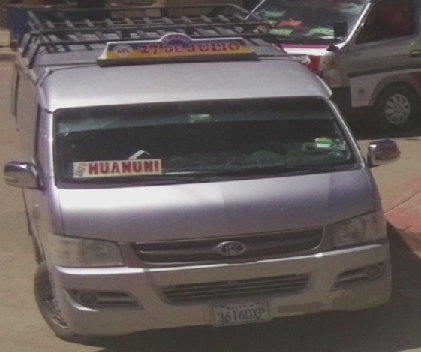
#> input picture lib/test_img.png, 421 x 352 px
$ python test_edge.py --input test_img.png
#> lines starting #> are read from the running program, lines starting #| are printed output that depends on the picture
import cv2
import argparse
import numpy as np

parser = argparse.ArgumentParser(
        description='This sample shows how to define custom Opencv2 deep learning layers in Python. '
                    'Holistically-Nested Edge Detection (https://arxiv.org/abs/1504.06375) neural network '
                    'is used as an example model. Find a pre-trained model at https://github.com/s9xie/hed.')
parser.add_argument('--input', help='Path to image or video. Skip to capture frames from camera')
parser.add_argument('--width', help='Resize input image to a specific width', default=256, type=int)
parser.add_argument('--height', help='Resize input image to a specific height', default=256, type=int)
args = parser.parse_args()


"""
Test with:

python test_edge.py \
    --input 'test_img.png' \
    --width 640 --height 480
"""

def main():

    # load the input image and grab its dimensions
    image = cv2.imread(args.input)
#> image is the input picture: shape (352, 421, 3); mean B, G, R 90.7, 92.2, 100.6
    hsv_img = cv2.cvtColor(image, cv2.COLOR_BGR2HSV)
#> hsv_img: shape (352, 421, 3); mean H, S, V 71.2, 35, 101.5

    # convert the image to grayscale, blur it, and perform Canny
    # edge detection
    print("[INFO] performing Canny edge detection...")
    gray = cv2.cvtColor(image, cv2.COLOR_BGR2GRAY)
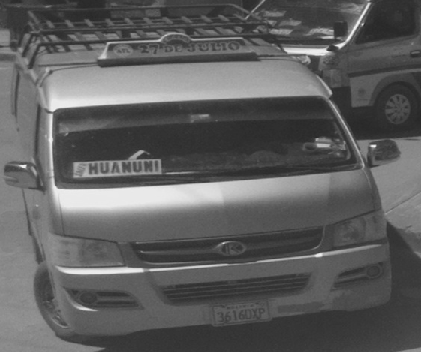
#> gray: shape (352, 421); min 38, max 243, mean 94.5

    blurred = cv2.GaussianBlur(gray, (5, 5), 0)
    canny = cv2.Canny(blurred, 30, 150)
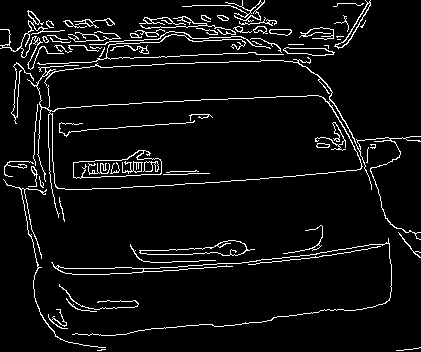
#> canny: shape (352, 421); 5.9% white in thin lines or dots

    out=cv2.cvtColor(canny,cv2.COLOR_GRAY2BGR)
#> out: shape (352, 421, 3); 5.9% white in thin lines or dots
    out = out.astype(np.uint8)

    con=np.concatenate((image,out, hsv_img),axis=1)
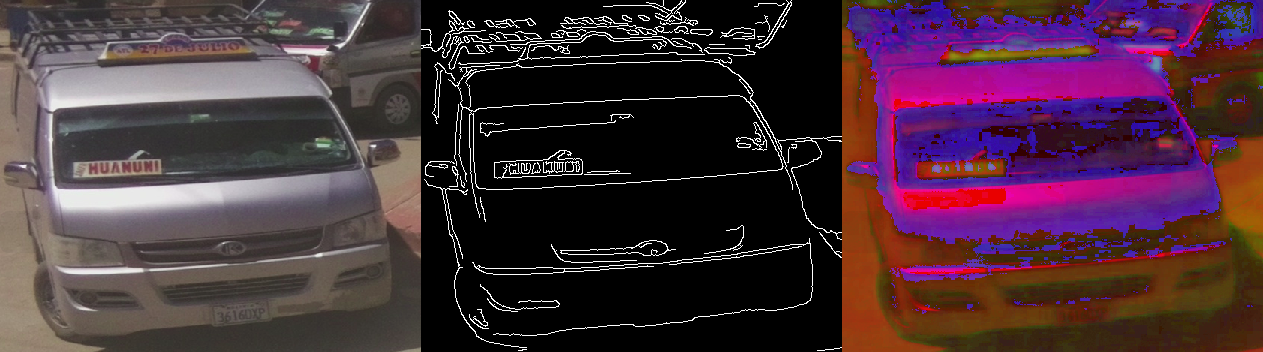
#> con: shape (352, 1263, 3); mean B, G, R 58.9, 47.4, 72.4
    cv2.imshow("kWinName", con)
    cv2.waitKey(0)

if __name__ == '__main__':
    main()
